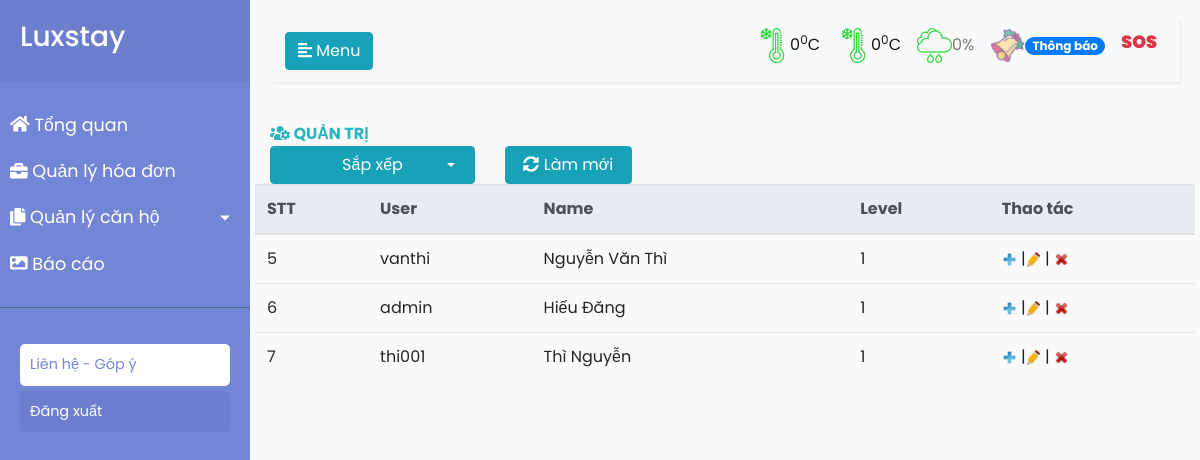
Page /admin/modules/QuanTri.php on the committed database.
### tables this page shows
CREATE TABLE `user` (
  `id` bigint(20) NOT NULL,
  `fullname` varchar(100) DEFAULT NULL,
  `username` varchar(30) NOT NULL,
  `password` varchar(30) NOT NULL,
  `telephone` varchar(15) DEFAULT NULL,
  `status` bit(1) NOT NULL,
  `createddate` timestamp NULL DEFAULT NULL,
  `modifieddate` timestamp NULL DEFAULT NULL,
  `createdby` varchar(50) NOT NULL,
  `modifiedby` varchar(50) NOT NULL
);

### admin/modules/QuanTri.php (the view, shortened to what this page needs)
<?php
$conn=mysqli_connect("localhost","root","","ql_homestay");
mysqli_query($conn,'SET NAMES "utf8"');
$sql="select * from user";
$kq=mysqli_query($conn,$sql);
?>
<?php require_once __DIR__. "/../layouts/header.php"; ?>
<div class="content">
    <div class="row">
        <div class="col-3">
            <b style="font-weight: 700;color: #2ab4c0;"><i class="fas fa-users-cog"></i> QUẢN TRỊ</b>
        </div>
    </div>
    <div class="row">
        <div class="col-3">
            <div class="dropdown">
                <a class="btn btn-info btn-block dropdown-toggle" href="#" role="button" id="dropdownMenuLink" data-toggle="dropdown" aria-haspopup="true" aria-expanded="false">
                    Sắp xếp
                </a>
            </div>
        </div>
        <div class="col-2">
            <a type="button" href="QuanTri.php" class="btn btn-info btn-block" ><i class="fas fa-sync-alt"></i> Làm mới</a>
        </div>
    </div>
    <div class="row">
        <table class="table table-hover">
            <thead class="thead-light">
                <tr>
                    <th>
                        STT
                    </th>
                    <th>
                        User
                    </th>
                    <th>
                        Name
                    </th>
                    <th>
                        Level
                    </th>
                    <th>
                        Thao tác
                    </th>
                </tr>
            </thead>
            <?php
            while ($row=mysqli_fetch_object($kq)) {
                echo "<tr>";
                echo "<td>".$row->id."</td>";
                echo "<td>".$row->username."</td>";
                echo "<td>".$row->fullname."</td>";
                echo "<td>".$row->status."</td>";
                echo "<td>";
                echo"<img style='height: 15px !important;
                width: 15px !important;cursor: pointer;' src='..\public\icon\add.png' data-toggle='modal' data-target='#modalThem' >
                 |<img style='height: 15px !important;
                width: 15px !important;cursor: pointer;' src='..\public\icon\Pencil-icon.png' data-toggle='modal' data-target='#modalSua'   >
                | <img style='height: 15px !important;
                width: 15px !important;cursor: pointer;' src='..\public\icon\delete.png' onclick=window.location.href='http://localhost:8080/luxstay/admin/modules/Delete.php?id=".$row->id."' >";
                echo "</td>";
                echo "</tr>";
            }
            ?>
        </table>
    </div>
</div>
</div>
</div>
</body>
</html>

### admin/public/css/style4.css (style rules this page uses)
body { font-family: 'Poppins', sans-serif; background: #fafafa; }
a, a:hover, a:focus { color: inherit; text-decoration: none; transition: all 0.3s; }
.dropdown-toggle::after { display: block; position: absolute; top: 50%; right: 20px; transform: translateY(-50%); }

### rows in the picture
user: id "5", username "vanthi", fullname "Nguyễn Văn Thì", status "1"
user: id "6", username "admin", fullname "Hiếu Đăng", status "1"
user: id "7", username "thi001", fullname "Thì Nguyễn", status "1"
